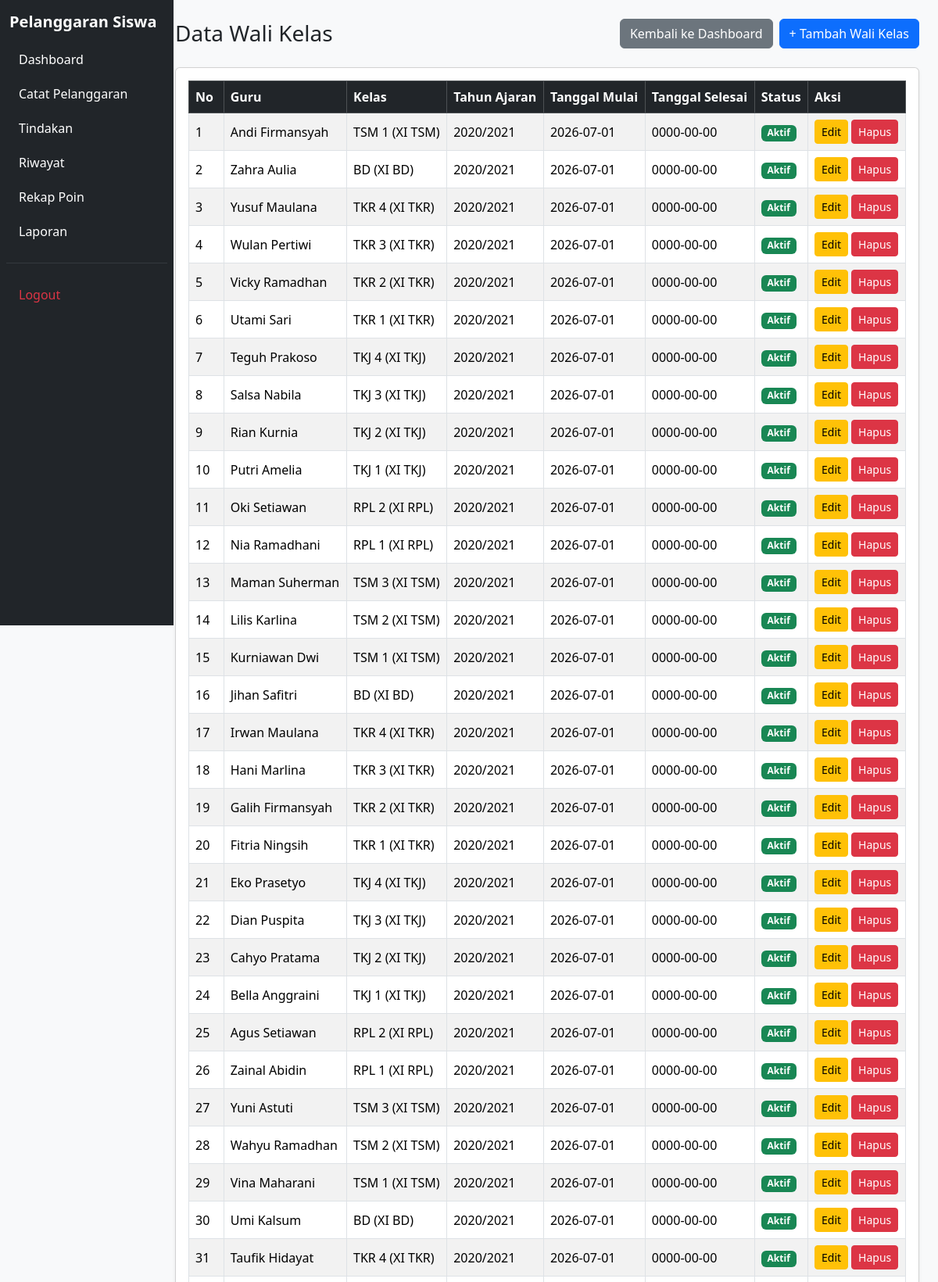
/kelola_walikelas.php (signed in, upper part), run on the app's committed database.
### tables this page shows
CREATE TABLE `t_wali_kelas` (
  `id` int(11) NOT NULL,
  `tahun_ajaran_id` int(11) DEFAULT NULL,
  `kelas_id` int(11) DEFAULT NULL,
  `guru_id` int(11) DEFAULT NULL,
  `tanggal_mulai` date NOT NULL,
  `tanggal_selesai` date NOT NULL,
  `status_aktif` tinyint(1) NOT NULL,
  `created_at` timestamp NOT NULL DEFAULT current_timestamp() ON UPDATE current_timestamp(),
  `updated_at` timestamp NOT NULL DEFAULT current_timestamp()
);

CREATE TABLE `t_guru` (
  `id` int(11) NOT NULL,
  `nip` varchar(30) NOT NULL,
  `nama` varchar(150) DEFAULT NULL,
  `email` varchar(150) NOT NULL,
  `status_aktif` tinyint(1) NOT NULL,
  `user_id` int(11) NOT NULL,
  `created_at` timestamp NOT NULL DEFAULT current_timestamp(),
  `updated_at` timestamp NOT NULL DEFAULT current_timestamp()
);

CREATE TABLE `t_kelas` (
  `id` int(11) NOT NULL,
  `nama` varchar(100) DEFAULT NULL,
  `tingkat` varchar(20) NOT NULL,
  `jurusan` varchar(100) NOT NULL,
  `status_aktif` tinyint(1) NOT NULL,
  `created_at` timestamp NOT NULL DEFAULT current_timestamp(),
  `updated_at` timestamp NOT NULL DEFAULT current_timestamp()
);

CREATE TABLE `t_tahun_ajaran` (
  `id` int(11) NOT NULL,
  `nama` varchar(20) DEFAULT NULL,
  `tanggal_mulai` date NOT NULL,
  `tanggal_selesai` date NOT NULL,
  `status_aktif` tinyint(1) NOT NULL,
  `created_at` timestamp NOT NULL DEFAULT current_timestamp(),
  `updated_at` timestamp NOT NULL DEFAULT current_timestamp()
);

### kelola_walikelas.php (the view, shortened to what this page needs)
<?php
include 'config/koneksi.php';
$query = "SELECT
              wk.*,
              g.nama AS nama_guru,
              k.nama AS nama_kelas,
              k.tingkat,
              k.jurusan,
              ta.nama AS tahun_ajaran
          FROM t_wali_kelas wk
          LEFT JOIN t_guru g ON wk.guru_id = g.id
          LEFT JOIN t_kelas k ON wk.kelas_id = k.id
          LEFT JOIN t_tahun_ajaran ta ON wk.tahun_ajaran_id = ta.id
          ORDER BY wk.id DESC";
$data = mysqli_query($koneksi, $query);
?>
<!DOCTYPE html>
<html lang="id">
<head>
    <link href="https://cdn.jsdelivr.net/npm/bootstrap@5.3.8/dist/css/bootstrap.min.css"
          rel="stylesheet">
    <link href="https://cdn.datatables.net/2.3.4/css/dataTables.bootstrap5.min.css"
          rel="stylesheet">
</head>
<body class="bg-light">
<div class="container-fluid">
    <?php include "layout/sidebar.php"; ?>
    <main class="row">
        <div class="col-9 offset-3 col-lg-10 offset-lg-2 p-3 p-md-4">
            <div class="d-flex flex-wrap justify-content-between align-items-center gap-2 mb-4">
                <h3 class="mb-0">Data Wali Kelas</h3>
                <div class="d-flex gap-2">
                    <a href="dashboard.php" class="btn btn-secondary">
                        Kembali ke Dashboard
                    </a>
                    <a href="tambah_walikelas.php" class="btn btn-primary">
                        + Tambah Wali Kelas
                    </a>
                </div>
            </div>
            <div class="card shadow-sm">
                <div class="card-body">
                    <div class="table-responsive">
                        <table id="tabelWaliKelas"
                               class="table table-bordered table-striped table-hover align-middle w-100">
                            <thead class="table-dark">
                                <tr>
                                    <th>No</th>
                                    <th>Guru</th>
                                    <th>Kelas</th>
                                    <th>Tahun Ajaran</th>
                                    <th>Tanggal Mulai</th>
                                    <th>Tanggal Selesai</th>
                                    <th>Status</th>
                                    <th>Aksi</th>
                                </tr>
                            </thead>
                            <tbody>
                                <?php
                                $no = 1;
                                while ($row = mysqli_fetch_assoc($data)) {
                                ?>
                                    <tr>
                                        <td><?= $no++; ?></td>
                                        <td>
                                            <?= htmlspecialchars($row['nama_guru'] ?? '-'); ?>
                                        </td>
                                        <td>
                                            <?= htmlspecialchars($row['nama_kelas'] ?? '-'); ?>
                                            (<?= htmlspecialchars($row['tingkat'] ?? '-'); ?>
                                            <?= htmlspecialchars($row['jurusan'] ?? ''); ?>)
                                        </td>
                                        <td>
                                            <?= htmlspecialchars($row['tahun_ajaran'] ?? '-'); ?>
                                        </td>
                                        <td>
                                            <?= htmlspecialchars($row['tanggal_mulai'] ?? '-'); ?>
                                        </td>
                                        <td>
                                            <?= htmlspecialchars($row['tanggal_selesai'] ?? '-'); ?>
                                        </td>
                                        <td>
                                            <?php if (($row['status_aktif'] ?? 0) == 1) { ?>
                                                <span class="badge bg-success">Aktif</span>
                                            <?php } else { ?>
                                                <span class="badge bg-secondary">Tidak Aktif</span>
                                            <?php } ?>
                                        </td>
                                        <td>
                                            <div class="d-flex gap-1">
                                                <a href="edit_walikelas.php?id=<?= (int)$row['id']; ?>"
                                                   class="btn btn-warning btn-sm">
                                                    Edit
                                                </a>
                                                <a href="hapus_walikelas.php?id=<?= (int)$row['id']; ?>"
                                                   class="btn btn-danger btn-sm"
                                                   onclick="return confirm('Yakin ingin menghapus data ini?')">
                                                    Hapus
                                                </a>
                                            </div>
                                        </td>
                                    </tr>
                                <?php } ?>
                            </tbody>
                        </table>
                    </div>
                </div>
            </div>
        </div>
    </main>
</div>
</body>
</html>

### data on the page
t_wali_kelas: guru.nama "Andi Firmansyah", kelas.nama "TSM 1", kelas.tingkat "XI", kelas.jurusan "TSM", tahun_ajaran.nama "2020/2021", tanggal_mulai "2026-07-01", tanggal_selesai "0000-00-00", status_aktif "Aktif"
t_wali_kelas: guru.nama "Zahra Aulia", kelas.nama "BD", kelas.tingkat "XI", kelas.jurusan "BD", tahun_ajaran.nama "2020/2021", tanggal_mulai "2026-07-01", tanggal_selesai "0000-00-00", status_aktif "Aktif"
t_wali_kelas: guru.nama "Yusuf Maulana", kelas.nama "TKR 4", kelas.tingkat "XI", kelas.jurusan "TKR", tahun_ajaran.nama "2020/2021", tanggal_mulai "2026-07-01", tanggal_selesai "0000-00-00", status_aktif "Aktif"
t_wali_kelas: guru.nama "Wulan Pertiwi", kelas.nama "TKR 3", kelas.tingkat "XI", kelas.jurusan "TKR", tahun_ajaran.nama "2020/2021", tanggal_mulai "2026-07-01", tanggal_selesai "0000-00-00", status_aktif "Aktif"
t_wali_kelas: guru.nama "Vicky Ramadhan", kelas.nama "TKR 2", kelas.tingkat "XI", kelas.jurusan "TKR", tahun_ajaran.nama "2020/2021", tanggal_mulai "2026-07-01", tanggal_selesai "0000-00-00", status_aktif "Aktif"
t_wali_kelas: guru.nama "Utami Sari", kelas.nama "TKR 1", kelas.tingkat "XI", kelas.jurusan "TKR", tahun_ajaran.nama "2020/2021", tanggal_mulai "2026-07-01", tanggal_selesai "0000-00-00", status_aktif "Aktif"
t_wali_kelas: guru.nama "Teguh Prakoso", kelas.nama "TKJ 4", kelas.tingkat "XI", kelas.jurusan "TKJ", tahun_ajaran.nama "2020/2021", tanggal_mulai "2026-07-01", tanggal_selesai "0000-00-00", status_aktif "Aktif"
t_wali_kelas: guru.nama "Salsa Nabila", kelas.nama "TKJ 3", kelas.tingkat "XI", kelas.jurusan "TKJ", tahun_ajaran.nama "2020/2021", tanggal_mulai "2026-07-01", tanggal_selesai "0000-00-00", status_aktif "Aktif"
t_wali_kelas: guru.nama "Rian Kurnia", kelas.nama "TKJ 2", kelas.tingkat "XI", kelas.jurusan "TKJ", tahun_ajaran.nama "2020/2021", tanggal_mulai "2026-07-01", tanggal_selesai "0000-00-00", status_aktif "Aktif"
t_wali_kelas: guru.nama "Putri Amelia", kelas.nama "TKJ 1", kelas.tingkat "XI", kelas.jurusan "TKJ", tahun_ajaran.nama "2020/2021", tanggal_mulai "2026-07-01", tanggal_selesai "0000-00-00", status_aktif "Aktif"
t_wali_kelas: guru.nama "Oki Setiawan", kelas.nama "RPL 2", kelas.tingkat "XI", kelas.jurusan "RPL", tahun_ajaran.nama "2020/2021", tanggal_mulai "2026-07-01", tanggal_selesai "0000-00-00", status_aktif "Aktif"
t_wali_kelas: guru.nama "Nia Ramadhani", kelas.nama "RPL 1", kelas.tingkat "XI", kelas.jurusan "RPL", tahun_ajaran.nama "2020/2021", tanggal_mulai "2026-07-01", tanggal_selesai "0000-00-00", status_aktif "Aktif"
t_wali_kelas: guru.nama "Maman Suherman", kelas.nama "TSM 3", kelas.tingkat "XI", kelas.jurusan "TSM", tahun_ajaran.nama "2020/2021", tanggal_mulai "2026-07-01", tanggal_selesai "0000-00-00", status_aktif "Aktif"
t_wali_kelas: guru.nama "Lilis Karlina", kelas.nama "TSM 2", kelas.tingkat "XI", kelas.jurusan "TSM", tahun_ajaran.nama "2020/2021", tanggal_mulai "2026-07-01", tanggal_selesai "0000-00-00", status_aktif "Aktif"
t_wali_kelas: guru.nama "Kurniawan Dwi", kelas.nama "TSM 1", kelas.tingkat "XI", kelas.jurusan "TSM", tahun_ajaran.nama "2020/2021", tanggal_mulai "2026-07-01", tanggal_selesai "0000-00-00", status_aktif "Aktif"
t_wali_kelas: guru.nama "Jihan Safitri", kelas.nama "BD", kelas.tingkat "XI", kelas.jurusan "BD", tahun_ajaran.nama "2020/2021", tanggal_mulai "2026-07-01", tanggal_selesai "0000-00-00", status_aktif "Aktif"
t_wali_kelas: guru.nama "Irwan Maulana", kelas.nama "TKR 4", kelas.tingkat "XI", kelas.jurusan "TKR", tahun_ajaran.nama "2020/2021", tanggal_mulai "2026-07-01", tanggal_selesai "0000-00-00", status_aktif "Aktif"
t_wali_kelas: guru.nama "Hani Marlina", kelas.nama "TKR 3", kelas.tingkat "XI", kelas.jurusan "TKR", tahun_ajaran.nama "2020/2021", tanggal_mulai "2026-07-01", tanggal_selesai "0000-00-00", status_aktif "Aktif"
t_wali_kelas: guru.nama "Galih Firmansyah", kelas.nama "TKR 2", kelas.tingkat "XI", kelas.jurusan "TKR", tahun_ajaran.nama "2020/2021", tanggal_mulai "2026-07-01", tanggal_selesai "0000-00-00", status_aktif "Aktif"
t_wali_kelas: guru.nama "Fitria Ningsih", kelas.nama "TKR 1", kelas.tingkat "XI", kelas.jurusan "TKR", tahun_ajaran.nama "2020/2021", tanggal_mulai "2026-07-01", tanggal_selesai "0000-00-00", status_aktif "Aktif"
t_wali_kelas: guru.nama "Eko Prasetyo", kelas.nama "TKJ 4", kelas.tingkat "XI", kelas.jurusan "TKJ", tahun_ajaran.nama "2020/2021", tanggal_mulai "2026-07-01", tanggal_selesai "0000-00-00", status_aktif "Aktif"
t_wali_kelas: guru.nama "Dian Puspita", kelas.nama "TKJ 3", kelas.tingkat "XI", kelas.jurusan "TKJ", tahun_ajaran.nama "2020/2021", tanggal_mulai "2026-07-01", tanggal_selesai "0000-00-00", status_aktif "Aktif"
t_wali_kelas: guru.nama "Cahyo Pratama", kelas.nama "TKJ 2", kelas.tingkat "XI", kelas.jurusan "TKJ", tahun_ajaran.nama "2020/2021", tanggal_mulai "2026-07-01", tanggal_selesai "0000-00-00", status_aktif "Aktif"
t_wali_kelas: guru.nama "Bella Anggraini", kelas.nama "TKJ 1", kelas.tingkat "XI", kelas.jurusan "TKJ", tahun_ajaran.nama "2020/2021", tanggal_mulai "2026-07-01", tanggal_selesai "0000-00-00", status_aktif "Aktif"
t_wali_kelas: guru.nama "Agus Setiawan", kelas.nama "RPL 2", kelas.tingkat "XI", kelas.jurusan "RPL", tahun_ajaran.nama "2020/2021", tanggal_mulai "2026-07-01", tanggal_selesai "0000-00-00", status_aktif "Aktif"
t_wali_kelas: guru.nama "Zainal Abidin", kelas.nama "RPL 1", kelas.tingkat "XI", kelas.jurusan "RPL", tahun_ajaran.nama "2020/2021", tanggal_mulai "2026-07-01", tanggal_selesai "0000-00-00", status_aktif "Aktif"
t_wali_kelas: guru.nama "Yuni Astuti", kelas.nama "TSM 3", kelas.tingkat "XI", kelas.jurusan "TSM", tahun_ajaran.nama "2020/2021", tanggal_mulai "2026-07-01", tanggal_selesai "0000-00-00", status_aktif "Aktif"
t_wali_kelas: guru.nama "Wahyu Ramadhan", kelas.nama "TSM 2", kelas.tingkat "XI", kelas.jurusan "TSM", tahun_ajaran.nama "2020/2021", tanggal_mulai "2026-07-01", tanggal_selesai "0000-00-00", status_aktif "Aktif"
t_wali_kelas: guru.nama "Vina Maharani", kelas.nama "TSM 1", kelas.tingkat "XI", kelas.jurusan "TSM", tahun_ajaran.nama "2020/2021", tanggal_mulai "2026-07-01", tanggal_selesai "0000-00-00", status_aktif "Aktif"
t_wali_kelas: guru.nama "Umi Kalsum", kelas.nama "BD", kelas.tingkat "XI", kelas.jurusan "BD", tahun_ajaran.nama "2020/2021", tanggal_mulai "2026-07-01", tanggal_selesai "0000-00-00", status_aktif "Aktif"
t_wali_kelas: guru.nama "Taufik Hidayat", kelas.nama "TKR 4", kelas.tingkat "XI", kelas.jurusan "TKR", tahun_ajaran.nama "2020/2021", tanggal_mulai "2026-07-01", tanggal_selesai "0000-00-00", status_aktif "Aktif"
